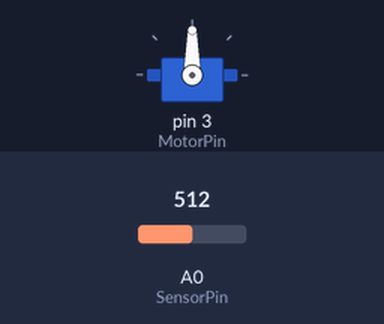
Recording of a sketch running on a simulated Arduino Uno, built with avr-gcc and run on an emulated ATmega328P. Shown: servo. The test bench sets the inputs (shaded band); at power-on: A0 (SensorPin) = 512. What the sketch prints to the serial monitor is not drawn.

Above: at 1.2 s.
1.3 s: A0 (SensorPin) set to 716
At 1.8 s:
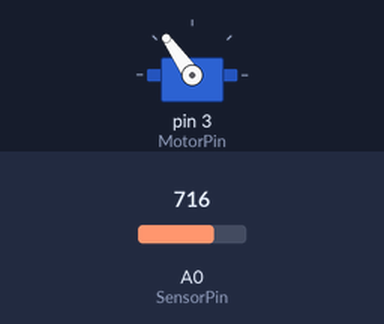
2.8 s: A0 (SensorPin) set to 900
At 3.1 s:
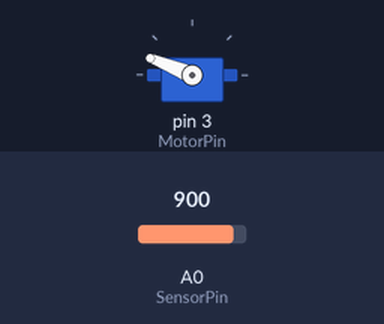
4.3 s: A0 (SensorPin) set to 1023
At 5.4 s:
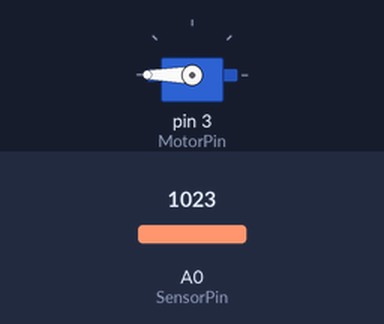
5.8 s: A0 (SensorPin) set to 306
At 6.6 s:
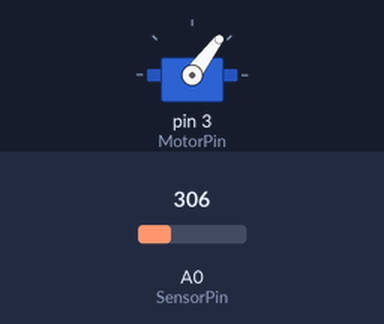
7.3 s: A0 (SensorPin) set to 122
At 7.6 s:
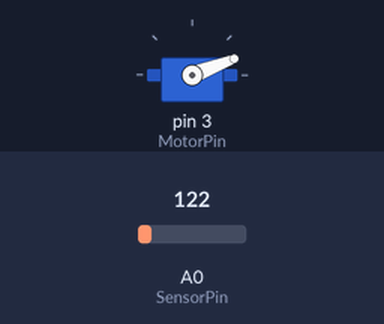
8.8 s: A0 (SensorPin) set to 0
At 9.8 s:
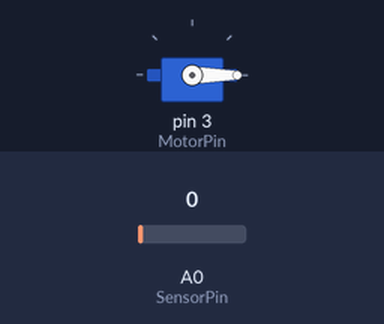
Timing chart, 0 to 11.3 s (numbered marks = the images above; inputs shaded):
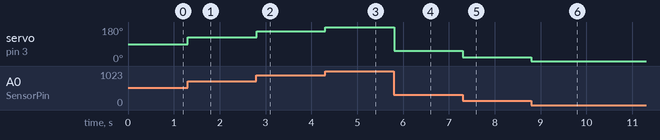

The sketch:

Brushless_motor_example.ino
```cpp
/*
Controlling a Brushless Motor with Arduino
 Brandon Tsuge

 This is an example that demonstrates how to read values from a potentiometer, or sensor and map them to a servo output to control
https://www.theboredrobot.com/post/controlling-a-brushless-motor-with-arduino

 */


//include the servo library
#include <Servo.h>

//define the pins for the sensor input.
#define SensorPin A0
#define MotorPin 3

Servo Motor1;

//initialize variables
int Speed = 0;
int SensorVal = 0;


void setup() {
  Motor1.attach(MotorPin); //attach the servo to the pin
  Serial.begin(9600);
}

void loop() {
  //read the potentiometer, map to 0-180, write it to the motor using the servo commands
  SensorVal = analogRead(SensorPin);
  Speed = map(SensorVal, 0, 1023, 0, 180);
  Motor1.write(Speed);

  Serial.println(Speed);


}
```

Measured:
- after the input at 1.3 s, servo on pin 3 (MotorPin): 90° → 125° at once
- after the input at 2.8 s, servo on pin 3 (MotorPin): 125° → 158° at once
- after the input at 4.3 s, servo on pin 3 (MotorPin): 158° → 180° at once
- after the input at 5.8 s, servo on pin 3 (MotorPin): 180° → 53° at once
- after the input at 7.3 s, servo on pin 3 (MotorPin): 53° → 21° at once
- after the input at 8.8 s, servo on pin 3 (MotorPin): 21° → 0° at once
